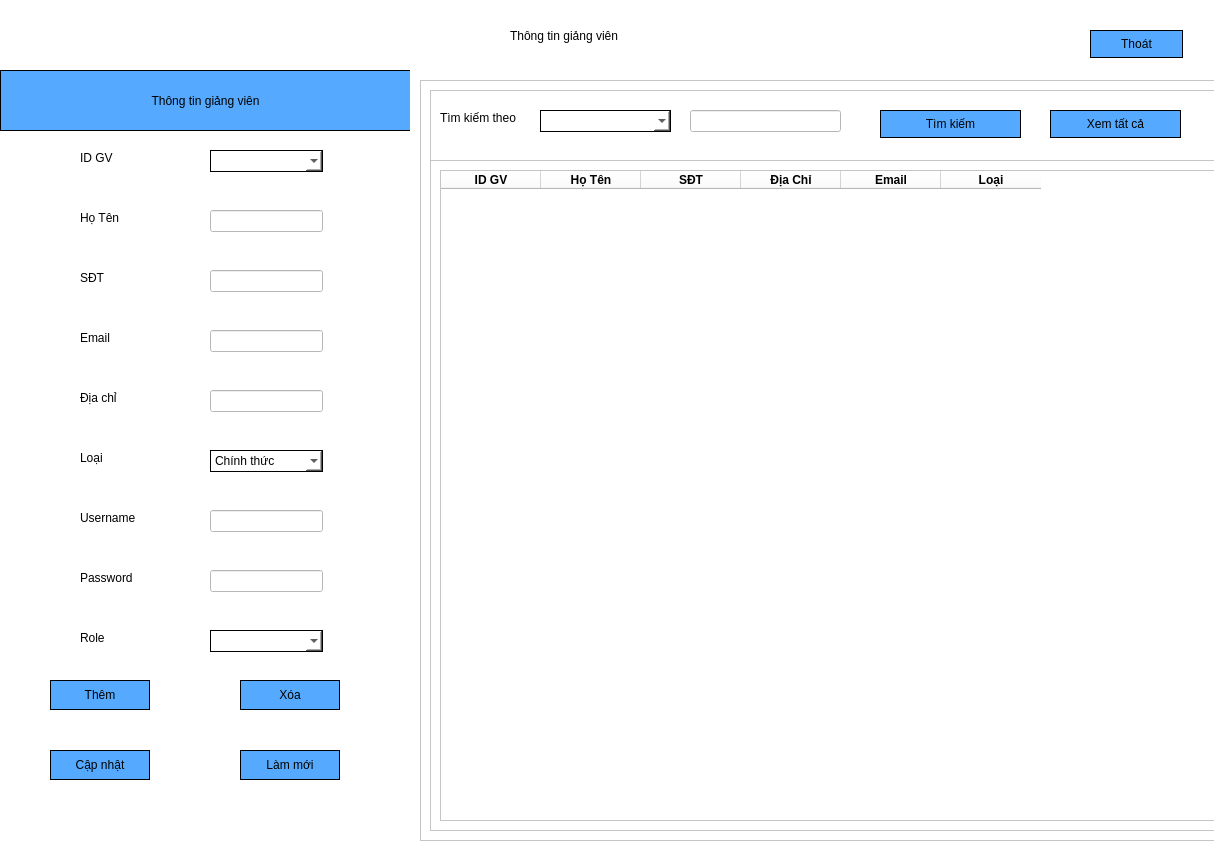
<?xml version="1.0" encoding="UTF-8"?>
<ui version="4.0">
 <class>Dialog</class>
 <widget class="QDialog" name="Dialog">
  <property name="geometry">
   <rect>
    <x>0</x>
    <y>0</y>
    <width>1214</width>
    <height>849</height>
   </rect>
  </property>
  <property name="windowTitle">
   <string>Dialog</string>
  </property>
  <property name="styleSheet">
   <string notr="true">background-color: rgb(255, 255, 255);</string>
  </property>
  <widget class="QWidget" name="widget_2" native="true">
   <property name="geometry">
    <rect>
     <x>0</x>
     <y>0</y>
     <width>1301</width>
     <height>71</height>
    </rect>
   </property>
   <property name="styleSheet">
    <string notr="true">QWidget#widget_2{border-bottom:1px solid black;}
</string>
   </property>
   <widget class="QLabel" name="label_2">
    <property name="geometry">
     <rect>
      <x>510</x>
      <y>10</y>
      <width>381</width>
      <height>51</height>
     </rect>
    </property>
    <property name="styleSheet">
     <string notr="true">font: 20pt &quot;MS Shell Dlg 2&quot;;</string>
    </property>
    <property name="text">
     <string>Thông tin giảng viên</string>
    </property>
   </widget>
   <widget class="QLabel" name="label">
    <property name="geometry">
     <rect>
      <x>10</x>
      <y>20</y>
      <width>55</width>
      <height>16</height>
     </rect>
    </property>
    <property name="text">
     <string/>
    </property>
   </widget>
   <widget class="QPushButton" name="btnExit">
    <property name="geometry">
     <rect>
      <x>1090</x>
      <y>30</y>
      <width>93</width>
      <height>28</height>
     </rect>
    </property>
    <property name="styleSheet">
     <string notr="true">background-color:rgb(85, 170, 255);
border-width: 1px;
border-style: solid;
border-color: black;</string>
    </property>
    <property name="text">
     <string>Thoát</string>
    </property>
   </widget>
  </widget>
  <widget class="QWidget" name="widget" native="true">
   <property name="geometry">
    <rect>
     <x>0</x>
     <y>70</y>
     <width>411</width>
     <height>771</height>
    </rect>
   </property>
   <widget class="QLabel" name="label_4">
    <property name="geometry">
     <rect>
      <x>80</x>
      <y>80</y>
      <width>55</width>
      <height>16</height>
     </rect>
    </property>
    <property name="text">
     <string>ID GV</string>
    </property>
   </widget>
   <widget class="QLabel" name="label_5">
    <property name="geometry">
     <rect>
      <x>80</x>
      <y>140</y>
      <width>55</width>
      <height>16</height>
     </rect>
    </property>
    <property name="text">
     <string>Họ Tên</string>
    </property>
   </widget>
   <widget class="QLabel" name="label_6">
    <property name="geometry">
     <rect>
      <x>80</x>
      <y>200</y>
      <width>55</width>
      <height>16</height>
     </rect>
    </property>
    <property name="text">
     <string>SĐT</string>
    </property>
   </widget>
   <widget class="QLabel" name="label_7">
    <property name="geometry">
     <rect>
      <x>80</x>
      <y>260</y>
      <width>55</width>
      <height>16</height>
     </rect>
    </property>
    <property name="text">
     <string>Email</string>
    </property>
   </widget>
   <widget class="QLabel" name="label_10">
    <property name="geometry">
     <rect>
      <x>80</x>
      <y>320</y>
      <width>55</width>
      <height>16</height>
     </rect>
    </property>
    <property name="text">
     <string>Địa chỉ</string>
    </property>
   </widget>
   <widget class="QPushButton" name="btnSave">
    <property name="geometry">
     <rect>
      <x>50</x>
      <y>610</y>
      <width>100</width>
      <height>30</height>
     </rect>
    </property>
    <property name="styleSheet">
     <string notr="true">background-color:rgb(85, 170, 255);
border-width: 1px;
border-style: solid;
border-color: black;</string>
    </property>
    <property name="text">
     <string>Thêm</string>
    </property>
   </widget>
   <widget class="QPushButton" name="btnDelete">
    <property name="geometry">
     <rect>
      <x>240</x>
      <y>610</y>
      <width>100</width>
      <height>30</height>
     </rect>
    </property>
    <property name="styleSheet">
     <string notr="true">background-color:rgb(85, 170, 255);
border-width: 1px;
border-style: solid;
border-color: black;</string>
    </property>
    <property name="text">
     <string>Xóa</string>
    </property>
   </widget>
   <widget class="QPushButton" name="btnEdit">
    <property name="geometry">
     <rect>
      <x>50</x>
      <y>680</y>
      <width>100</width>
      <height>30</height>
     </rect>
    </property>
    <property name="styleSheet">
     <string notr="true">background-color:rgb(85, 170, 255);
border-width: 1px;
border-style: solid;
border-color: black;</string>
    </property>
    <property name="text">
     <string>Cập nhật</string>
    </property>
   </widget>
   <widget class="QPushButton" name="btnRefresh">
    <property name="geometry">
     <rect>
      <x>240</x>
      <y>680</y>
      <width>100</width>
      <height>30</height>
     </rect>
    </property>
    <property name="styleSheet">
     <string notr="true">background-color:rgb(85, 170, 255);
border-width: 1px;
border-style: solid;
border-color: black;</string>
    </property>
    <property name="text">
     <string>Làm mới</string>
    </property>
   </widget>
   <widget class="QLineEdit" name="tfTen">
    <property name="geometry">
     <rect>
      <x>210</x>
      <y>140</y>
      <width>113</width>
      <height>22</height>
     </rect>
    </property>
    <property name="styleSheet">
     <string notr="true">QWidget#lineEdit_2{
border:1px solid black;
}</string>
    </property>
   </widget>
   <widget class="QLineEdit" name="tfSDT">
    <property name="geometry">
     <rect>
      <x>210</x>
      <y>200</y>
      <width>113</width>
      <height>22</height>
     </rect>
    </property>
    <property name="styleSheet">
     <string notr="true">QWidget#lineEdit_3{
border:1px solid black;
}</string>
    </property>
   </widget>
   <widget class="QLineEdit" name="tfEmail">
    <property name="geometry">
     <rect>
      <x>210</x>
      <y>260</y>
      <width>113</width>
      <height>22</height>
     </rect>
    </property>
    <property name="styleSheet">
     <string notr="true">QWidget#lineEdit_4{
border:1px solid black;
}</string>
    </property>
   </widget>
   <widget class="QLineEdit" name="tfDiaChi">
    <property name="geometry">
     <rect>
      <x>210</x>
      <y>320</y>
      <width>113</width>
      <height>22</height>
     </rect>
    </property>
    <property name="styleSheet">
     <string notr="true">QWidget#lineEdit_6{
border:1px solid black;
}</string>
    </property>
   </widget>
   <widget class="QComboBox" name="cbId">
    <property name="geometry">
     <rect>
      <x>210</x>
      <y>80</y>
      <width>113</width>
      <height>22</height>
     </rect>
    </property>
    <property name="styleSheet">
     <string notr="true">border-width: 1px;
border-style: solid;
border-color: black;</string>
    </property>
    <item>
     <property name="text">
      <string/>
     </property>
    </item>
   </widget>
   <widget class="QLabel" name="label_8">
    <property name="geometry">
     <rect>
      <x>80</x>
      <y>380</y>
      <width>55</width>
      <height>16</height>
     </rect>
    </property>
    <property name="text">
     <string>Loại</string>
    </property>
   </widget>
   <widget class="QComboBox" name="cbLoai">
    <property name="geometry">
     <rect>
      <x>210</x>
      <y>380</y>
      <width>113</width>
      <height>22</height>
     </rect>
    </property>
    <property name="styleSheet">
     <string notr="true">border-width: 1px;
border-style: solid;
border-color: black;</string>
    </property>
    <item>
     <property name="text">
      <string>Chính thức</string>
     </property>
    </item>
    <item>
     <property name="text">
      <string>Hợp đồng</string>
     </property>
    </item>
   </widget>
   <widget class="QLabel" name="label_9">
    <property name="geometry">
     <rect>
      <x>80</x>
      <y>440</y>
      <width>61</width>
      <height>16</height>
     </rect>
    </property>
    <property name="text">
     <string>Username</string>
    </property>
   </widget>
   <widget class="QLabel" name="label_12">
    <property name="geometry">
     <rect>
      <x>80</x>
      <y>500</y>
      <width>55</width>
      <height>16</height>
     </rect>
    </property>
    <property name="text">
     <string>Password</string>
    </property>
   </widget>
   <widget class="QLabel" name="label_13">
    <property name="geometry">
     <rect>
      <x>80</x>
      <y>560</y>
      <width>55</width>
      <height>16</height>
     </rect>
    </property>
    <property name="text">
     <string>Role</string>
    </property>
   </widget>
   <widget class="QLineEdit" name="tfUsername">
    <property name="geometry">
     <rect>
      <x>210</x>
      <y>440</y>
      <width>113</width>
      <height>22</height>
     </rect>
    </property>
   </widget>
   <widget class="QComboBox" name="cbRole">
    <property name="geometry">
     <rect>
      <x>210</x>
      <y>560</y>
      <width>113</width>
      <height>22</height>
     </rect>
    </property>
    <property name="styleSheet">
     <string notr="true">border-width: 1px;
border-style: solid;
border-color: black;</string>
    </property>
    <item>
     <property name="text">
      <string/>
     </property>
    </item>
    <item>
     <property name="text">
      <string>ROLE_USER</string>
     </property>
    </item>
    <item>
     <property name="text">
      <string>ROLE_ADMIN</string>
     </property>
    </item>
   </widget>
   <widget class="QLabel" name="lbEye">
    <property name="geometry">
     <rect>
      <x>280</x>
      <y>490</y>
      <width>31</width>
      <height>21</height>
     </rect>
    </property>
    <property name="text">
     <string/>
    </property>
    <property name="pixmap">
     <pixmap>../Resources/eye.jpg</pixmap>
    </property>
    <property name="scaledContents">
     <bool>true</bool>
    </property>
   </widget>
   <widget class="QLabel" name="label_3">
    <property name="geometry">
     <rect>
      <x>0</x>
      <y>0</y>
      <width>411</width>
      <height>61</height>
     </rect>
    </property>
    <property name="styleSheet">
     <string notr="true">background-color:rgb(85, 170, 255);
font: 75 12pt &quot;Times New Roman&quot;;
border-width: 1px;
border-style: solid;
border-color: black;</string>
    </property>
    <property name="text">
     <string>Thông tin giảng viên</string>
    </property>
    <property name="alignment">
     <set>Qt::AlignCenter</set>
    </property>
   </widget>
   <widget class="QLineEdit" name="tfPassword">
    <property name="geometry">
     <rect>
      <x>210</x>
      <y>500</y>
      <width>113</width>
      <height>22</height>
     </rect>
    </property>
   </widget>
  </widget>
  <widget class="QWidget" name="widget_3" native="true">
   <property name="geometry">
    <rect>
     <x>410</x>
     <y>70</y>
     <width>891</width>
     <height>791</height>
    </rect>
   </property>
   <widget class="QScrollArea" name="scrollArea">
    <property name="geometry">
     <rect>
      <x>10</x>
      <y>10</y>
      <width>851</width>
      <height>761</height>
     </rect>
    </property>
    <property name="widgetResizable">
     <bool>true</bool>
    </property>
    <widget class="QWidget" name="scrollAreaWidgetContents">
     <property name="geometry">
      <rect>
       <x>0</x>
       <y>0</y>
       <width>849</width>
       <height>759</height>
      </rect>
     </property>
     <layout class="QVBoxLayout" name="verticalLayout">
      <item>
       <widget class="QFrame" name="frame">
        <property name="frameShape">
         <enum>QFrame::StyledPanel</enum>
        </property>
        <property name="frameShadow">
         <enum>QFrame::Raised</enum>
        </property>
        <widget class="QLabel" name="label_11">
         <property name="geometry">
          <rect>
           <x>10</x>
           <y>20</y>
           <width>91</width>
           <height>16</height>
          </rect>
         </property>
         <property name="text">
          <string>Tìm kiếm theo</string>
         </property>
        </widget>
        <widget class="QComboBox" name="cbSearch">
         <property name="geometry">
          <rect>
           <x>110</x>
           <y>20</y>
           <width>131</width>
           <height>22</height>
          </rect>
         </property>
         <property name="styleSheet">
          <string notr="true">border-width: 1px;
border-style: solid;
border-color: black;</string>
         </property>
         <item>
          <property name="text">
           <string/>
          </property>
         </item>
         <item>
          <property name="text">
           <string>ID giáo viên</string>
          </property>
         </item>
         <item>
          <property name="text">
           <string>Tên giáo viên</string>
          </property>
         </item>
        </widget>
        <widget class="QLineEdit" name="tfSearch">
         <property name="geometry">
          <rect>
           <x>260</x>
           <y>20</y>
           <width>151</width>
           <height>22</height>
          </rect>
         </property>
         <property name="styleSheet">
          <string notr="true">QWidget#lineEdit_7{
border:1px solid black;
}</string>
         </property>
        </widget>
        <widget class="QPushButton" name="btnSearch">
         <property name="geometry">
          <rect>
           <x>450</x>
           <y>20</y>
           <width>141</width>
           <height>28</height>
          </rect>
         </property>
         <property name="styleSheet">
          <string notr="true">background-color:rgb(85, 170, 255);
border-width: 1px;
border-style: solid;
border-color: black;</string>
         </property>
         <property name="text">
          <string>Tìm kiếm</string>
         </property>
        </widget>
        <widget class="QPushButton" name="btnLoadAll">
         <property name="geometry">
          <rect>
           <x>620</x>
           <y>20</y>
           <width>131</width>
           <height>28</height>
          </rect>
         </property>
         <property name="styleSheet">
          <string notr="true">background-color:rgb(85, 170, 255);
border-width: 1px;
border-style: solid;
border-color: black;</string>
         </property>
         <property name="text">
          <string>Xem tất cả</string>
         </property>
        </widget>
        <widget class="QScrollArea" name="scrollArea_2">
         <property name="geometry">
          <rect>
           <x>0</x>
           <y>70</y>
           <width>811</width>
           <height>671</height>
          </rect>
         </property>
         <property name="widgetResizable">
          <bool>true</bool>
         </property>
         <widget class="QWidget" name="scrollAreaWidgetContents_3">
          <property name="geometry">
           <rect>
            <x>0</x>
            <y>0</y>
            <width>809</width>
            <height>669</height>
           </rect>
          </property>
          <layout class="QVBoxLayout" name="verticalLayout_3">
           <item>
            <widget class="QTableWidget" name="tableWidget">
             <column>
              <property name="text">
               <string>ID GV</string>
              </property>
              <property name="font">
               <font>
                <weight>75</weight>
                <bold>true</bold>
               </font>
              </property>
             </column>
             <column>
              <property name="text">
               <string>Họ Tên</string>
              </property>
              <property name="font">
               <font>
                <weight>75</weight>
                <bold>true</bold>
               </font>
              </property>
             </column>
             <column>
              <property name="text">
               <string>SĐT</string>
              </property>
              <property name="font">
               <font>
                <weight>75</weight>
                <bold>true</bold>
               </font>
              </property>
             </column>
             <column>
              <property name="text">
               <string>Địa Chỉ</string>
              </property>
              <property name="font">
               <font>
                <weight>75</weight>
                <bold>true</bold>
               </font>
              </property>
             </column>
             <column>
              <property name="text">
               <string>Email</string>
              </property>
              <property name="font">
               <font>
                <weight>75</weight>
                <bold>true</bold>
               </font>
              </property>
             </column>
             <column>
              <property name="text">
               <string>Loại</string>
              </property>
              <property name="font">
               <font>
                <weight>75</weight>
                <bold>true</bold>
               </font>
              </property>
             </column>
            </widget>
           </item>
          </layout>
         </widget>
        </widget>
       </widget>
      </item>
     </layout>
    </widget>
   </widget>
  </widget>
 </widget>
 <resources/>
 <connections/>
</ui>
